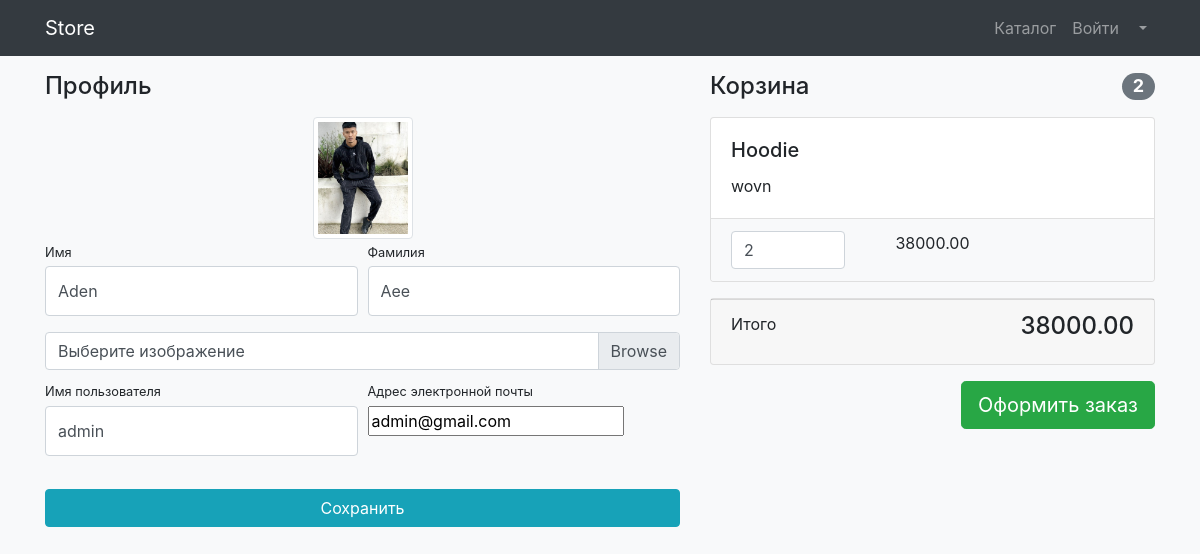
/users/profile/ (signed in), run on the app's committed database.
### users/models.py (models this page shows)
class User(AbstractUser):
    image = models.ImageField(upload_to='users_images', null=True, blank=True)

### storeProducts/models.py (models this page shows, shortened)
class Basket(models.Model):
    user = models.ForeignKey(to=User, on_delete=models.CASCADE)
    products = models.ForeignKey(to=Product, on_delete=models.CASCADE)
    quantity = models.PositiveSmallIntegerField(default=0)
    created_timestep = models.DateTimeField(auto_now_add=True)
    def sum(self):
        return self.products.price*self.quantity

class Product(models.Model):
    name = models.CharField(max_length=256)
    description = models.TextField()
    price = models.DecimalField(max_digits=10, decimal_places=2)
    quantity = models.PositiveIntegerField(default=0)
    image = models.ImageField(upload_to='products_image')
    category = models.ForeignKey(to=ProductCategory, on_delete=models.CASCADE)

### users/views.py (the view)
# urls.py: path('profile/', views.profile, name='profile')
@login_required
def profile(request):
    if request.method == 'POST':
        form = UserProfileForm(instance=request.user, data=request.POST, files=request.FILES)
        if form.is_valid():
            form.save()
            return HttpResponseRedirect(reverse('users:profile'))
    else:
        form = UserProfileForm(instance=request.user)
    baskets = Basket.objects.filter(user=request.user)
    total_sum = 0
    total_quantity = 0
    for basket in baskets:
        total_sum += basket.sum()
        total_quantity += basket.quantity
    context = {
        "title": "Store - profile",
        "form": form,
        "baskets": baskets,
        "total_sum": total_sum,
        "total_quantity": total_quantity
            }
    return render(request, 'users/profile.html', context)

### users/forms.py
class UserProfileForm(UserChangeForm):
    first_name = forms.CharField(widget=forms.TextInput(attrs={
        'class': 'form-control py-4'
    }))
    last_name = forms.CharField(widget=forms.TextInput(attrs={
        'class': 'form-control py-4'
    }))
    image = forms.ImageField(widget=forms.FileInput(attrs={
        'class': 'custom-file-input'
    }), required=False
    )
    username = forms.CharField(widget=forms.TextInput(attrs={
        'class': 'form-control py-4',
    }))
    class Meta:
        model = User
        fields = ('first_name','last_name','image','username','email' )

### users/templates/users/profile.html (shortened to what this page needs)
{% load static %}
<!DOCTYPE html>
<html lang="en">
<head>
    <link href="{% static 'vendor/bootstrap/css/bootstrap.min.css' %}" rel="stylesheet">
    <link href="{% static 'vendor/css/profile.css' %}" rel="stylesheet">
</head>
<body class="bg-light">
<nav class="navbar navbar-expand-lg navbar-dark bg-dark fixed-top">
    <div class="container">
        <a class="navbar-brand" href="index.html">Store</a>
        <div class="collapse navbar-collapse" id="navbarResponsive">
            <ul class="navbar-nav ml-auto">
                <li class="nav-item">
                    <a class="nav-link" href="products.html">Каталог  </a>
                </li>
                <li class="nav-item">
                    <a class="nav-link" href="users/login.html">Войти </a>
                </li>
                <li class="nav-item dropdown">
                    <a class="nav-link dropdown-toggle" href="#" id="navbarDropdown" role="button"
                       data-bs-toggle="dropdown" aria-expanded="false">
                    </a>
                </li>
            </ul>
        </div>
    </div>
</nav>
<div class="container">
    <div class="row">
        <div class="col-lg-7">
            <h4 class="mt-3 mb-3">Профиль</h4>
            <div class="col-lg-12 text-center">
                <img width="100" height="100"
                     src="{% if user.image %}
                                {{ user.image.url }}
                          {% else %}
                             {% static 'vendor/img/users/default_avatar.jpg' %}
                          {% endif%}"
                class="img-thumbnail">
            </div>
            <form action="{% url 'users:profile' %}" method="post" enctype="multipart/form-data">
                <div class="form-row">
                    <div class="col-lg-6">
                        <div class="form-group">
                            <label class="small mb-1" for="{form.first_name.id_for_label}">Имя</label>
                            {{ form.first_name }}
                        </div>
                    </div>
                    <div class="col-lg-6">
                        <div class="form-group">
                            <label class="small mb-1" for='{form.last_name.id_for_label}'>Фамилия</label>
                            {{ form.last_name }}
                        </div>
                    </div>
                </div>
                <div class="form-row mb-2">
                    <div class="col-lg-12">
                        <div class="custom-file">
                            <label class="custom-file-label" for="{form.image.id_for_label}">Выберите изображение</label>
                        </div>
                    </div>
                </div>
                <div class="form-row">
                    <div class="col-lg-6">
                        <label class="small mb-1" for="{form.username.id_for_label}">Имя пользователя</label>
                        {{ form.username }}
                    </div>
                    <div class="col-lg-6">
                        <label class="small mb-1" for="{form.email.id_for_label}">Адрес электронной
                            почты</label>
                        {{ form.email }}
                    </div>
                </div>
                <div class="form-row">
                    <div class="col-lg-12" style="margin-top: 33px;">
                        <input class="btn btn-info btn-block" type="submit" value="Сохранить">
                    </div>
                </div>
            </form>
        </div>
        <div class="col-lg-5">
            {% include 'storeProducts/basket.html' %}
        </div>
    </div>
</div>
</body>
</html>

### storeProducts/templates/storeProducts/basket.html (shortened to what this page needs)
{% if baskets %}
    <h4 class="mt-3 mb-3 d-flex justify-content-between align-items-center mb-3">
            Корзина <span class="badge badge-secondary badge-pill">{{ total_quantity }}</span>
    </h4>
    {% for basket in baskets %}
        <div class="card mb-3">
                    <div class="card-body">
                        <h5 class="card-title">{{ basket.products.name }}</h5>
                        <p class="card-text">{{ basket.products.description }}</p>
                    </div>
                    <ul class="list-group list-group-flush">
                        <li class="list-group-item bg-light">
                            <div class="row text-center">
                                <div class="col-lg-4">
                                    <input name="basketID" type="number" class="form-control"
                                           value="{{ basket.quantity }}" min="0">
                                </div>
                                <div class="col-lg-4">{{ basket.sum }}</div>
                                <div class="col-lg-4">
                                </div>
                            </div>
                        </li>
                    </ul>
                </div>
    {% endfor %}
    <div class="card mb-3">
                    <div class="card-footer">
                        <p class="float-left">Итого</p>
                        <h4 class="float-right">{{ total_sum }}</h4>
                    </div>
                </div>
    <a class="btn btn-success btn-lg float-right" href="../orders/order-create.html">
                Оформить заказ
            </a>
{% else %}
    <h4 class="mt-3 mb-3 d-flex justify-content-between align-items-center mb-3">
            Корзина пуста
    </h4>
{% endif %}

### data on the page
User: image (picture), first_name "Aden", last_name "Aee", username "admin", email "admin@gmail.com"
Basket: products.name "Hoodie", products.description "wovn", basketID "2", sum "38000.00"

### other printed values
{{ total_quantity }} "2"
{{ total_sum }} "38000.00"
